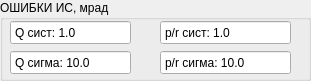
    <widget class="QGroupBox" name="groupBox_5">
     <property name="geometry">
      <rect>
       <x>460</x>
       <y>10</y>
       <width>311</width>
       <height>81</height>
      </rect>
     </property>
     <property name="title">
      <string>ОШИБКИ ИС, мрад</string>
     </property>
     <widget class="QDoubleSpinBox" name="doubleSpinBox_37">
      <property name="geometry">
       <rect>
        <x>10</x>
        <y>20</y>
        <width>121</width>
        <height>25</height>
       </rect>
      </property>
      <property name="layoutDirection">
       <enum>Qt::RightToLeft</enum>
      </property>
      <property name="autoFillBackground">
       <bool>false</bool>
      </property>
      <property name="readOnly">
       <bool>false</bool>
      </property>
      <property name="buttonSymbols">
       <enum>QAbstractSpinBox::NoButtons</enum>
      </property>
      <property name="prefix">
       <string>Q сист: </string>
      </property>
      <property name="suffix">
       <string/>
      </property>
      <property name="decimals">
       <number>1</number>
      </property>
      <property name="minimum">
       <double>0.000000000000000</double>
      </property>
      <property name="maximum">
       <double>10000.000000000000000</double>
      </property>
      <property name="singleStep">
       <double>0.100000000000000</double>
      </property>
      <property name="value">
       <double>1.000000000000000</double>
      </property>
     </widget>
     <widget class="QDoubleSpinBox" name="doubleSpinBox_38">
      <property name="geometry">
       <rect>
        <x>160</x>
        <y>20</y>
        <width>131</width>
        <height>25</height>
       </rect>
      </property>
      <property name="layoutDirection">
       <enum>Qt::RightToLeft</enum>
      </property>
      <property name="autoFillBackground">
       <bool>false</bool>
      </property>
      <property name="readOnly">
       <bool>false</bool>
      </property>
      <property name="buttonSymbols">
       <enum>QAbstractSpinBox::NoButtons</enum>
      </property>
      <property name="prefix">
       <string>p/r сист: </string>
      </property>
      <property name="suffix">
       <string/>
      </property>
      <property name="decimals">
       <number>1</number>
      </property>
      <property name="minimum">
       <double>0.000000000000000</double>
      </property>
      <property name="maximum">
       <double>10000.000000000000000</double>
      </property>
      <property name="singleStep">
       <double>0.100000000000000</double>
      </property>
      <property name="value">
       <double>1.000000000000000</double>
      </property>
     </widget>
     <widget class="QDoubleSpinBox" name="doubleSpinBox_39">
      <property name="geometry">
       <rect>
        <x>160</x>
        <y>50</y>
        <width>131</width>
        <height>25</height>
       </rect>
      </property>
      <property name="layoutDirection">
       <enum>Qt::RightToLeft</enum>
      </property>
      <property name="autoFillBackground">
       <bool>false</bool>
      </property>
      <property name="readOnly">
       <bool>false</bool>
      </property>
      <property name="buttonSymbols">
       <enum>QAbstractSpinBox::NoButtons</enum>
      </property>
      <property name="prefix">
       <string>p/r сигма: </string>
      </property>
      <property name="suffix">
       <string/>
      </property>
      <property name="decimals">
       <number>1</number>
      </property>
      <property name="minimum">
       <double>0.000000000000000</double>
      </property>
      <property name="maximum">
       <double>10000.000000000000000</double>
      </property>
      <property name="singleStep">
       <double>0.100000000000000</double>
      </property>
      <property name="value">
       <double>10.000000000000000</double>
      </property>
     </widget>
     <widget class="QDoubleSpinBox" name="doubleSpinBox_40">
      <property name="geometry">
       <rect>
        <x>10</x>
        <y>50</y>
        <width>121</width>
        <height>25</height>
       </rect>
      </property>
      <property name="layoutDirection">
       <enum>Qt::RightToLeft</enum>
      </property>
      <property name="autoFillBackground">
       <bool>false</bool>
      </property>
      <property name="readOnly">
       <bool>false</bool>
      </property>
      <property name="buttonSymbols">
       <enum>QAbstractSpinBox::NoButtons</enum>
      </property>
      <property name="prefix">
       <string>Q сигма: </string>
      </property>
      <property name="suffix">
       <string/>
      </property>
      <property name="decimals">
       <number>1</number>
      </property>
      <property name="minimum">
       <double>0.000000000000000</double>
      </property>
      <property name="maximum">
       <double>10000.000000000000000</double>
      </property>
      <property name="singleStep">
       <double>10.000000000000000</double>
      </property>
      <property name="value">
       <double>10.000000000000000</double>
      </property>
     </widget>
    </widget>
